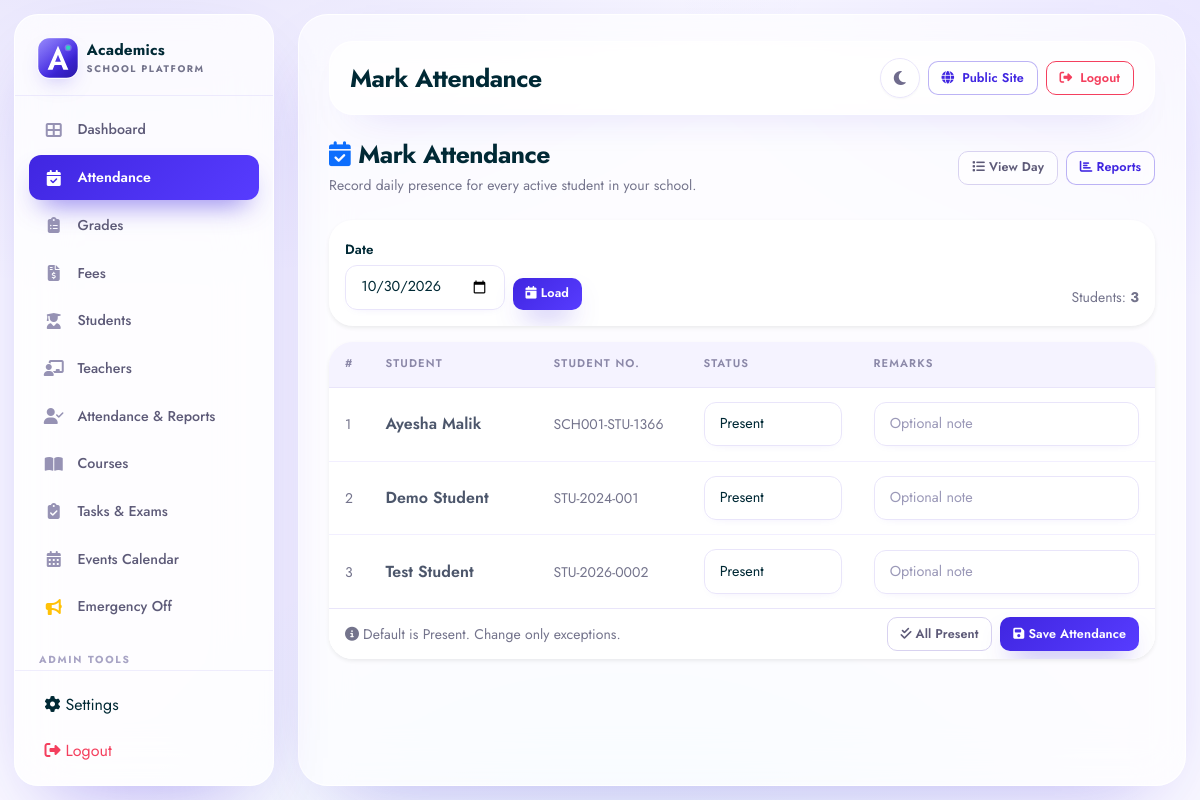
/attendance/mark.php (signed in), run on the app's committed database.
### tables this page shows
CREATE TABLE `students` (
  `id` int(11) NOT NULL AUTO_INCREMENT,
  `school_id` int(11) DEFAULT NULL,
  `user_id` int(11) NOT NULL,
  `student_number` varchar(50) NOT NULL,
  `full_name` varchar(100) NOT NULL,
  `email` varchar(150) NOT NULL,
  `phone` varchar(20) DEFAULT NULL,
  `date_of_birth` date DEFAULT NULL,
  `gender` enum('Male','Female','Other','Prefer not to say') DEFAULT NULL,
  `address` text DEFAULT NULL,
  `enrollment_date` date NOT NULL,
  `status` enum('Active','Inactive','Graduated','Suspended') DEFAULT 'Active',
  `profile_image` varchar(255) DEFAULT NULL,
  `created_at` timestamp NOT NULL DEFAULT current_timestamp(),
  `updated_at` timestamp NOT NULL DEFAULT current_timestamp() ON UPDATE current_timestamp(),
  PRIMARY KEY (`id`),
  UNIQUE KEY `student_number` (`student_number`),
  UNIQUE KEY `email` (`email`),
  KEY `idx_user_id` (`user_id`),
  KEY `idx_student_number` (`student_number`),
  KEY `idx_status` (`status`),
  KEY `idx_enrollment_date` (`enrollment_date`),
  KEY `idx_students_school` (`school_id`),
  CONSTRAINT `students_ibfk_1` FOREIGN KEY (`user_id`) REFERENCES `users` (`id`) ON DELETE CASCADE
);

### includes/functions.php (called while the page is built, shortened)
<?php
function getAttendanceStatuses(): array
{
    return ['present' => 'Present', 'absent' => 'Absent', 'late' => 'Late', 'excused' => 'Excused'];
}
function getAttendanceForDate(PDO $pdo, int $schoolId, string $date): array
{
    $stmt = $pdo->prepare("SELECT * FROM attendance WHERE school_id = ? AND attendance_date = ?");
    $stmt->execute([$schoolId, $date]);
    $out = [];
    foreach ($stmt->fetchAll() as $r) {
        $out[(int)$r['student_id']] = $r;
    }
    return $out;
}
function e($string) {
    return htmlspecialchars($string ?? '', ENT_QUOTES, 'UTF-8');
}

### includes/tenant.php (called while the page is built, shortened)
<?php
require_once __DIR__ . '/functions.php';
function currentSchoolId(): ?int {
    if (!empty($_SESSION['school_id'])) {
        return (int)$_SESSION['school_id'];
    }
    return null;
}

### attendance/mark.php (the view, shortened to what this page needs)
<?php
require_once __DIR__ . '/../includes/header.php';
$schoolId = (int)(currentSchoolId() ?? 0);
$date = trim((string)($_GET['date'] ?? $_POST['date'] ?? date('Y-m-d')));
$stmt = $pdo->prepare("SELECT id, full_name, student_number FROM students WHERE school_id = ? AND status = 'Active' ORDER BY full_name ASC");
$stmt->execute([$schoolId]);
$students = $stmt->fetchAll();
$existing = getAttendanceForDate($pdo, $schoolId, $date);
?>
<div class="d-flex justify-content-between align-items-center flex-wrap gap-2 mb-4">
    <div>
        <h2 class="page-title mb-1"><i class="fas fa-calendar-check me-2 text-primary"></i>Mark Attendance</h2>
        <p class="text-muted mb-0 small">Record daily presence for every active student in your school.</p>
    </div>
    <div class="d-flex gap-2">
        <a href="index.php?date=<?php echo urlencode($date); ?>" class="btn btn-outline-secondary btn-sm"><i class="fas fa-list me-1"></i>View Day</a>
        <a href="report.php" class="btn btn-outline-primary btn-sm"><i class="fas fa-chart-bar me-1"></i>Reports</a>
    </div>
</div>
<div class="card border-0 shadow-sm mb-3">
    <div class="card-body">
        <form method="get" class="row g-2 align-items-end">
            <div class="col-auto">
                <label class="form-label small fw-semibold mb-1">Date</label>
                <input type="date" name="date" class="form-control form-control-sm" value="<?php echo e($date); ?>">
            </div>
            <div class="col-auto">
                <button class="btn btn-sm btn-primary" type="submit"><i class="fas fa-calendar-day me-1"></i>Load</button>
            </div>
            <div class="col-auto ms-auto">
                <span class="text-muted small">Students: <strong><?php echo count($students); ?></strong></span>
            </div>
        </form>
    </div>
</div>
<?php if (empty($students)): ?>
    <div class="alert alert-info">No active students found in this school. Add students first.</div>
<?php else: ?>
<form method="post" action="mark.php?date=<?php echo urlencode($date); ?>">
    <div class="card border-0 shadow-sm">
        <div class="card-body p-0">
            <div class="table-responsive">
                <table class="table table-hover align-middle mb-0">
                    <thead class="table-light">
                        <tr>
                            <th style="width:40px;">#</th>
                            <th>Student</th>
                            <th style="width:150px;">Student No.</th>
                            <th style="width:170px;">Status</th>
                            <th>Remarks</th>
                        </tr>
                    </thead>
                    <tbody>
                        <?php foreach ($students as $i => $st): ?>
                            <?php $sid = (int)$st['id']; $cur = $existing[$sid]['status'] ?? 'present'; ?>
                            <tr>
                                <td class="text-muted small"><?php echo $i + 1; ?></td>
                                <td class="fw-semibold"><?php echo e($st['full_name']); ?></td>
                                <td class="text-muted small"><?php echo e($st['student_number'] ?? '—'); ?></td>
                                <td>
                                    <select name="status[<?php echo $sid; ?>]" class="form-select form-select-sm">
                                        <?php foreach (getAttendanceStatuses() as $key => $label): ?>
                                            <option value="<?php echo e($key); ?>" <?php echo $cur === $key ? 'selected' : ''; ?>><?php echo e($label); ?></option>
                                        <?php endforeach; ?>
                                    </select>
                                </td>
                                <td>
                                    <input type="text" name="remarks[<?php echo $sid; ?>]" class="form-control form-control-sm"
                                           value="<?php echo e($existing[$sid]['remarks'] ?? ''); ?>" placeholder="Optional note">
                                </td>
                            </tr>
                        <?php endforeach; ?>
                    </tbody>
                </table>
            </div>
        </div>
        <div class="card-footer bg-white d-flex justify-content-between align-items-center flex-wrap gap-2">
            <div class="text-muted small">
                <i class="fas fa-info-circle me-1"></i>Default is Present. Change only exceptions.
            </div>
            <div class="d-flex gap-2">
                <button type="button" class="btn btn-sm btn-outline-secondary" onclick="document.querySelectorAll('select[name^=status]').forEach(s=>s.value='present')">
                    <i class="fas fa-check-double me-1"></i>All Present
                </button>
                <button type="submit" class="btn btn-sm btn-primary">
                    <i class="fas fa-save me-1"></i>Save Attendance
                </button>
            </div>
        </div>
    </div>
</form>
<?php endif; ?>
<?php require_once __DIR__ . '/../includes/footer.php'; ?>

### data on the page
students: full_name "Ayesha Malik", student_number "SCH001-STU-1366", id "Present"
students: full_name "Demo Student", student_number "STU-2024-001", id "Present"
students: full_name "Test Student", student_number "STU-2026-0002", id "Present"

### other printed values
$page_title "Mark Attendance"
count($students) "3"
